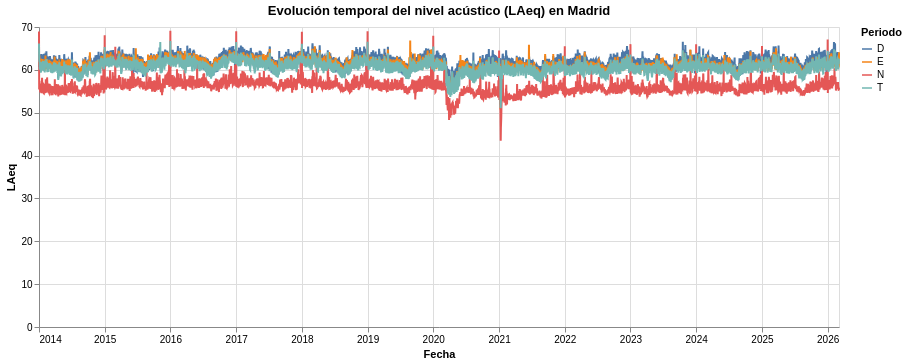

This figure's notebook cell:
### Code cell
#Tendencia temporal de LAeq (línea)

df_daily = df_01.groupby(['fecha', 'periodo'], as_index=False)['laeq'].mean()


chart_tendencia = alt.Chart(df_daily).mark_line().encode(
    x=alt.X('fecha:T', title='Fecha'),
    y=alt.Y('laeq:Q', title='LAeq'),
    color=alt.Color('periodo:N', title='Periodo'),
    tooltip=['fecha:T', 'laeq:Q', 'periodo:N']
).properties(
    title='Evolución temporal del nivel acústico (LAeq) en Madrid',
    width=800,
    height=300
)

chart_tendencia

### Figure 1 — Vega specification as saved in the notebook (floating-point values rounded to 4 significant figures; data arrays with more than 128 entries replaced by an {"elided": "..."} marker saying what was removed)
{"$schema": "https://vega.github.io/schema/vega/v5.json", "data": [{"name": "source_0", "values": {"elided": "17772 records"}, "transform": [{"type": "formula", "expr": "toDate(datum['fecha'])", "as": "fecha"}]}, {"name": "source_0_y_domain_laeq", "values": [{"min": 43.46, "max": 69.1}]}, {"name": "source_0_color_domain_periodo", "values": [{"periodo": "D"}, {"periodo": "E"}, {"periodo": "N"}, {"periodo": "T"}]}], "marks": [{"type": "group", "name": "pathgroup", "from": {"facet": {"data": "source_0", "name": "faceted_path_main", "groupby": ["periodo"]}}, "encode": {"update": {"width": {"field": {"signal": null, "datum": null, "group": "width", "parent": null}}, "height": {"field": {"signal": null, "datum": null, "group": "height", "parent": null}}}}, "marks": [{"type": "line", "name": "marks", "from": {"data": "faceted_path_main"}, "sort": {"field": "x"}, "encode": {"update": {"x": {"field": "fecha", "scale": "x"}, "stroke": {"field": "periodo", "scale": "color"}, "y": {"field": "laeq", "scale": "y"}, "tooltip": {"signal": "{\"fecha\": timeFormat(datum[\"fecha\"], '%b %d, %Y'), \"laeq\": format(datum[\"laeq\"], \"\"), \"periodo\": isValid(datum[\"periodo\"]) ? datum[\"periodo\"] : \"\"+datum[\"periodo\"]}"}, "defined": {"signal": "isValid(datum[\"fecha\"]) && isFinite(+datum[\"fecha\"]) && isValid(datum[\"laeq\"]) && isFinite(+datum[\"laeq\"])"}}}, "style": ["line"]}]}], "scales": [{"name": "x", "type": "time", "domain": {"data": "source_0", "field": "fecha"}, "range": [0, {"signal": "width"}]}, {"name": "y", "type": "linear", "domain": [{"signal": "(data(\"source_0_y_domain_laeq\")[0] || {}).min"}, {"signal": "(data(\"source_0_y_domain_laeq\")[0] || {}).max"}], "range": [{"signal": "height"}, 0], "zero": true, "nice": true}, {"name": "color", "type": "ordinal", "domain": {"data": "source_0_color_domain_periodo", "field": "periodo", "sort": true}, "range": "category"}], "axes": [{"scale": "x", "gridScale": "y", "aria": false, "zindex": 0, "orient": "bottom", "domain": false, "maxExtent": 0, "minExtent": 0, "ticks": false, "grid": true, "labels": false, "tickCount": {"signal": "ceil(width/40)"}}, {"scale": "y", "ticks": false, "zindex": 0, "grid": true, "labels": false, "aria": false, "maxExtent": 0, "minExtent": 0, "orient": "left", "gridScale": "x", "tickCount": {"signal": "ceil(height/40)"}, "domain": false}, {"scale": "x", "grid": false, "labelFlush": true, "tickCount": {"signal": "ceil(width/40)"}, "labelOverlap": true, "zindex": 0, "orient": "bottom", "title": "Fecha"}, {"scale": "y", "grid": false, "zindex": 0, "tickCount": {"signal": "ceil(height/40)"}, "orient": "left", "labelOverlap": true, "title": "LAeq"}], "title": {"text": "Evolución temporal del nivel acústico (LAeq) en Madrid", "frame": "group"}, "background": "white", "style": "cell", "padding": 5, "legends": [{"title": "Periodo", "stroke": "color", "symbolType": "stroke"}], "height": 300, "width": 800}
